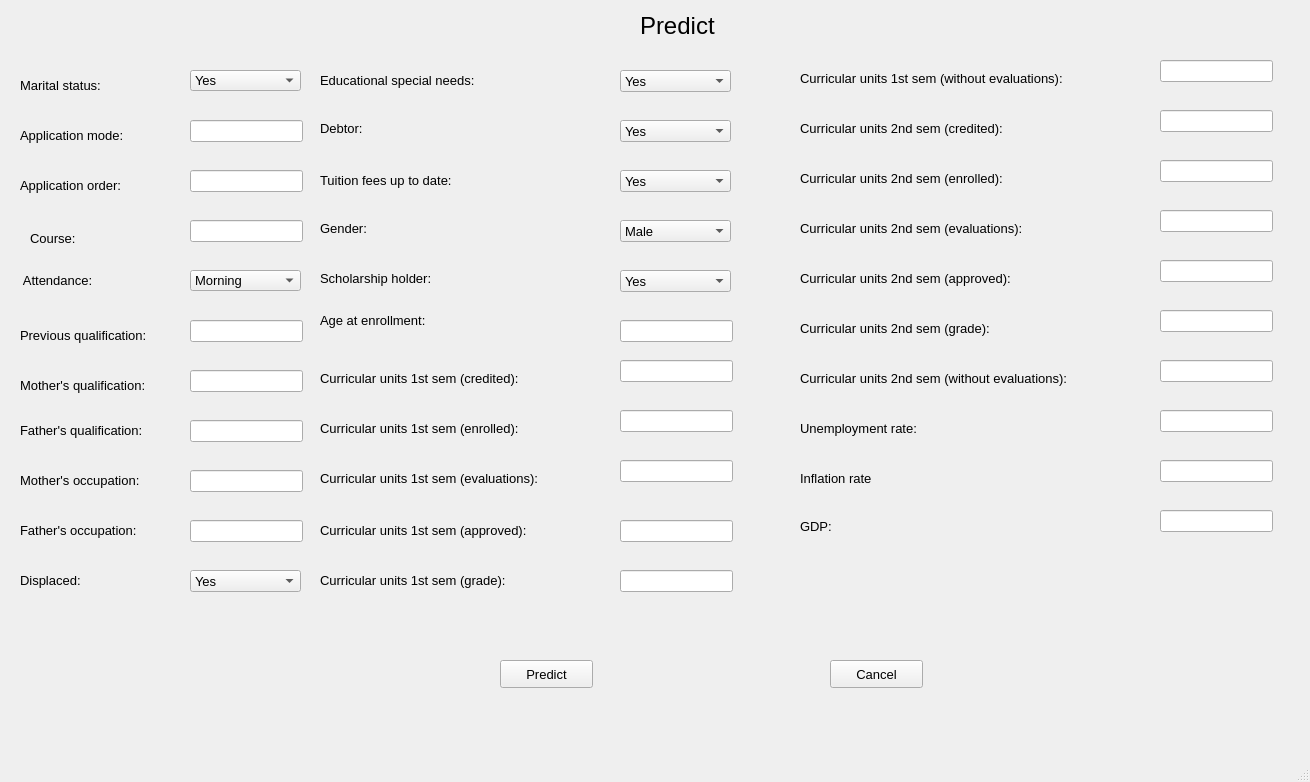
<?xml version="1.0" encoding="UTF-8"?>
<ui version="4.0">
 <class>MainWindow</class>
 <widget class="QMainWindow" name="MainWindow">
  <property name="geometry">
   <rect>
    <x>0</x>
    <y>0</y>
    <width>1310</width>
    <height>782</height>
   </rect>
  </property>
  <property name="font">
   <font>
    <pointsize>10</pointsize>
   </font>
  </property>
  <property name="windowTitle">
   <string>MainWindow</string>
  </property>
  <widget class="QWidget" name="centralwidget">
   <widget class="QLabel" name="label">
    <property name="geometry">
     <rect>
      <x>640</x>
      <y>10</y>
      <width>101</width>
      <height>31</height>
     </rect>
    </property>
    <property name="font">
     <font>
      <pointsize>18</pointsize>
     </font>
    </property>
    <property name="text">
     <string>Predict</string>
    </property>
   </widget>
   <widget class="QLabel" name="label_2">
    <property name="geometry">
     <rect>
      <x>20</x>
      <y>70</y>
      <width>111</width>
      <height>31</height>
     </rect>
    </property>
    <property name="font">
     <font>
      <pointsize>10</pointsize>
     </font>
    </property>
    <property name="text">
     <string>Marital status:</string>
    </property>
   </widget>
   <widget class="QLabel" name="label_3">
    <property name="geometry">
     <rect>
      <x>20</x>
      <y>120</y>
      <width>141</width>
      <height>31</height>
     </rect>
    </property>
    <property name="font">
     <font>
      <pointsize>10</pointsize>
     </font>
    </property>
    <property name="text">
     <string>Application mode: </string>
    </property>
   </widget>
   <widget class="QLineEdit" name="d2">
    <property name="geometry">
     <rect>
      <x>190</x>
      <y>120</y>
      <width>113</width>
      <height>22</height>
     </rect>
    </property>
   </widget>
   <widget class="QLineEdit" name="d3">
    <property name="geometry">
     <rect>
      <x>190</x>
      <y>170</y>
      <width>113</width>
      <height>22</height>
     </rect>
    </property>
   </widget>
   <widget class="QLabel" name="label_4">
    <property name="geometry">
     <rect>
      <x>20</x>
      <y>170</y>
      <width>131</width>
      <height>31</height>
     </rect>
    </property>
    <property name="font">
     <font>
      <pointsize>10</pointsize>
     </font>
    </property>
    <property name="text">
     <string>Application order:</string>
    </property>
   </widget>
   <widget class="QLabel" name="label_5">
    <property name="geometry">
     <rect>
      <x>30</x>
      <y>230</y>
      <width>71</width>
      <height>16</height>
     </rect>
    </property>
    <property name="font">
     <font>
      <pointsize>10</pointsize>
     </font>
    </property>
    <property name="text">
     <string>Course:</string>
    </property>
   </widget>
   <widget class="QLineEdit" name="d4">
    <property name="geometry">
     <rect>
      <x>190</x>
      <y>220</y>
      <width>113</width>
      <height>22</height>
     </rect>
    </property>
   </widget>
   <widget class="QLabel" name="label_6">
    <property name="geometry">
     <rect>
      <x>20</x>
      <y>270</y>
      <width>101</width>
      <height>21</height>
     </rect>
    </property>
    <property name="font">
     <font>
      <pointsize>10</pointsize>
     </font>
    </property>
    <property name="text">
     <string> Attendance:</string>
    </property>
   </widget>
   <widget class="QComboBox" name="c5">
    <property name="geometry">
     <rect>
      <x>190</x>
      <y>270</y>
      <width>111</width>
      <height>21</height>
     </rect>
    </property>
    <item>
     <property name="text">
      <string>Morning</string>
     </property>
    </item>
    <item>
     <property name="text">
      <string>Evening</string>
     </property>
    </item>
   </widget>
   <widget class="QLabel" name="label_7">
    <property name="geometry">
     <rect>
      <x>20</x>
      <y>320</y>
      <width>161</width>
      <height>31</height>
     </rect>
    </property>
    <property name="text">
     <string>Previous qualification:</string>
    </property>
   </widget>
   <widget class="QLineEdit" name="d6">
    <property name="geometry">
     <rect>
      <x>190</x>
      <y>320</y>
      <width>113</width>
      <height>22</height>
     </rect>
    </property>
   </widget>
   <widget class="QLabel" name="label_9">
    <property name="geometry">
     <rect>
      <x>20</x>
      <y>370</y>
      <width>191</width>
      <height>31</height>
     </rect>
    </property>
    <property name="text">
     <string>Mother's qualification:</string>
    </property>
   </widget>
   <widget class="QLineEdit" name="d7">
    <property name="geometry">
     <rect>
      <x>190</x>
      <y>370</y>
      <width>113</width>
      <height>22</height>
     </rect>
    </property>
   </widget>
   <widget class="QLabel" name="label_10">
    <property name="geometry">
     <rect>
      <x>20</x>
      <y>420</y>
      <width>171</width>
      <height>21</height>
     </rect>
    </property>
    <property name="text">
     <string>Father's qualification:</string>
    </property>
   </widget>
   <widget class="QLineEdit" name="d8">
    <property name="geometry">
     <rect>
      <x>190</x>
      <y>420</y>
      <width>113</width>
      <height>22</height>
     </rect>
    </property>
   </widget>
   <widget class="QLabel" name="label_11">
    <property name="geometry">
     <rect>
      <x>20</x>
      <y>470</y>
      <width>161</width>
      <height>21</height>
     </rect>
    </property>
    <property name="text">
     <string>Mother's occupation:</string>
    </property>
   </widget>
   <widget class="QLineEdit" name="d9">
    <property name="geometry">
     <rect>
      <x>190</x>
      <y>470</y>
      <width>113</width>
      <height>22</height>
     </rect>
    </property>
   </widget>
   <widget class="QLabel" name="label_12">
    <property name="geometry">
     <rect>
      <x>20</x>
      <y>520</y>
      <width>161</width>
      <height>21</height>
     </rect>
    </property>
    <property name="text">
     <string>Father's occupation:</string>
    </property>
   </widget>
   <widget class="QLineEdit" name="d10">
    <property name="geometry">
     <rect>
      <x>190</x>
      <y>520</y>
      <width>113</width>
      <height>22</height>
     </rect>
    </property>
   </widget>
   <widget class="QLabel" name="label_13">
    <property name="geometry">
     <rect>
      <x>20</x>
      <y>570</y>
      <width>81</width>
      <height>21</height>
     </rect>
    </property>
    <property name="text">
     <string>Displaced:</string>
    </property>
   </widget>
   <widget class="QLabel" name="label_14">
    <property name="geometry">
     <rect>
      <x>320</x>
      <y>70</y>
      <width>201</width>
      <height>21</height>
     </rect>
    </property>
    <property name="text">
     <string>Educational special needs:</string>
    </property>
   </widget>
   <widget class="QLabel" name="label_15">
    <property name="geometry">
     <rect>
      <x>320</x>
      <y>120</y>
      <width>55</width>
      <height>16</height>
     </rect>
    </property>
    <property name="text">
     <string>Debtor:</string>
    </property>
   </widget>
   <widget class="QLabel" name="label_16">
    <property name="geometry">
     <rect>
      <x>320</x>
      <y>170</y>
      <width>181</width>
      <height>21</height>
     </rect>
    </property>
    <property name="text">
     <string>Tuition fees up to date:</string>
    </property>
   </widget>
   <widget class="QLabel" name="label_17">
    <property name="geometry">
     <rect>
      <x>320</x>
      <y>220</y>
      <width>61</width>
      <height>16</height>
     </rect>
    </property>
    <property name="text">
     <string>Gender:</string>
    </property>
   </widget>
   <widget class="QLabel" name="label_18">
    <property name="geometry">
     <rect>
      <x>320</x>
      <y>270</y>
      <width>151</width>
      <height>16</height>
     </rect>
    </property>
    <property name="text">
     <string>Scholarship holder:</string>
    </property>
   </widget>
   <widget class="QLabel" name="label_19">
    <property name="geometry">
     <rect>
      <x>320</x>
      <y>310</y>
      <width>151</width>
      <height>21</height>
     </rect>
    </property>
    <property name="text">
     <string>Age at enrollment:</string>
    </property>
   </widget>
   <widget class="QLineEdit" name="c17">
    <property name="geometry">
     <rect>
      <x>620</x>
      <y>320</y>
      <width>113</width>
      <height>22</height>
     </rect>
    </property>
   </widget>
   <widget class="QLabel" name="label_21">
    <property name="geometry">
     <rect>
      <x>320</x>
      <y>370</y>
      <width>271</width>
      <height>16</height>
     </rect>
    </property>
    <property name="text">
     <string>Curricular units 1st sem (credited):</string>
    </property>
   </widget>
   <widget class="QLineEdit" name="c18">
    <property name="geometry">
     <rect>
      <x>620</x>
      <y>360</y>
      <width>113</width>
      <height>22</height>
     </rect>
    </property>
   </widget>
   <widget class="QLabel" name="label_22">
    <property name="geometry">
     <rect>
      <x>320</x>
      <y>420</y>
      <width>271</width>
      <height>16</height>
     </rect>
    </property>
    <property name="text">
     <string>Curricular units 1st sem (enrolled):</string>
    </property>
   </widget>
   <widget class="QLineEdit" name="c19">
    <property name="geometry">
     <rect>
      <x>620</x>
      <y>410</y>
      <width>113</width>
      <height>22</height>
     </rect>
    </property>
   </widget>
   <widget class="QLabel" name="label_23">
    <property name="geometry">
     <rect>
      <x>320</x>
      <y>470</y>
      <width>291</width>
      <height>16</height>
     </rect>
    </property>
    <property name="text">
     <string>Curricular units 1st sem (evaluations):</string>
    </property>
   </widget>
   <widget class="QLineEdit" name="c20">
    <property name="geometry">
     <rect>
      <x>620</x>
      <y>460</y>
      <width>113</width>
      <height>22</height>
     </rect>
    </property>
   </widget>
   <widget class="QLabel" name="label_24">
    <property name="geometry">
     <rect>
      <x>320</x>
      <y>520</y>
      <width>271</width>
      <height>21</height>
     </rect>
    </property>
    <property name="text">
     <string>Curricular units 1st sem (approved):</string>
    </property>
   </widget>
   <widget class="QLineEdit" name="c21">
    <property name="geometry">
     <rect>
      <x>620</x>
      <y>520</y>
      <width>113</width>
      <height>22</height>
     </rect>
    </property>
   </widget>
   <widget class="QLabel" name="label_25">
    <property name="geometry">
     <rect>
      <x>320</x>
      <y>570</y>
      <width>251</width>
      <height>21</height>
     </rect>
    </property>
    <property name="text">
     <string>Curricular units 1st sem (grade):</string>
    </property>
   </widget>
   <widget class="QLineEdit" name="c22">
    <property name="geometry">
     <rect>
      <x>620</x>
      <y>570</y>
      <width>113</width>
      <height>22</height>
     </rect>
    </property>
   </widget>
   <widget class="QLabel" name="label_26">
    <property name="geometry">
     <rect>
      <x>800</x>
      <y>70</y>
      <width>351</width>
      <height>16</height>
     </rect>
    </property>
    <property name="text">
     <string>Curricular units 1st sem (without evaluations):</string>
    </property>
   </widget>
   <widget class="QLineEdit" name="c23">
    <property name="geometry">
     <rect>
      <x>1160</x>
      <y>60</y>
      <width>113</width>
      <height>22</height>
     </rect>
    </property>
   </widget>
   <widget class="QLabel" name="label_27">
    <property name="geometry">
     <rect>
      <x>800</x>
      <y>120</y>
      <width>271</width>
      <height>16</height>
     </rect>
    </property>
    <property name="text">
     <string>Curricular units 2nd sem (credited):</string>
    </property>
   </widget>
   <widget class="QLineEdit" name="c24">
    <property name="geometry">
     <rect>
      <x>1160</x>
      <y>110</y>
      <width>113</width>
      <height>22</height>
     </rect>
    </property>
   </widget>
   <widget class="QLabel" name="label_28">
    <property name="geometry">
     <rect>
      <x>800</x>
      <y>170</y>
      <width>271</width>
      <height>16</height>
     </rect>
    </property>
    <property name="text">
     <string>Curricular units 2nd sem (enrolled):</string>
    </property>
   </widget>
   <widget class="QLineEdit" name="c25">
    <property name="geometry">
     <rect>
      <x>1160</x>
      <y>160</y>
      <width>113</width>
      <height>22</height>
     </rect>
    </property>
   </widget>
   <widget class="QLabel" name="label_29">
    <property name="geometry">
     <rect>
      <x>800</x>
      <y>220</y>
      <width>281</width>
      <height>16</height>
     </rect>
    </property>
    <property name="text">
     <string>Curricular units 2nd sem (evaluations):</string>
    </property>
   </widget>
   <widget class="QLineEdit" name="c26">
    <property name="geometry">
     <rect>
      <x>1160</x>
      <y>210</y>
      <width>113</width>
      <height>22</height>
     </rect>
    </property>
   </widget>
   <widget class="QLabel" name="label_30">
    <property name="geometry">
     <rect>
      <x>800</x>
      <y>270</y>
      <width>291</width>
      <height>16</height>
     </rect>
    </property>
    <property name="text">
     <string>Curricular units 2nd sem (approved):</string>
    </property>
   </widget>
   <widget class="QLineEdit" name="c27">
    <property name="geometry">
     <rect>
      <x>1160</x>
      <y>260</y>
      <width>113</width>
      <height>22</height>
     </rect>
    </property>
   </widget>
   <widget class="QLabel" name="label_31">
    <property name="geometry">
     <rect>
      <x>800</x>
      <y>320</y>
      <width>281</width>
      <height>16</height>
     </rect>
    </property>
    <property name="text">
     <string>Curricular units 2nd sem (grade):</string>
    </property>
   </widget>
   <widget class="QLineEdit" name="c28">
    <property name="geometry">
     <rect>
      <x>1160</x>
      <y>310</y>
      <width>113</width>
      <height>22</height>
     </rect>
    </property>
   </widget>
   <widget class="QLabel" name="label_32">
    <property name="geometry">
     <rect>
      <x>800</x>
      <y>370</y>
      <width>341</width>
      <height>16</height>
     </rect>
    </property>
    <property name="text">
     <string>Curricular units 2nd sem (without evaluations):</string>
    </property>
   </widget>
   <widget class="QLineEdit" name="c29">
    <property name="geometry">
     <rect>
      <x>1160</x>
      <y>360</y>
      <width>113</width>
      <height>22</height>
     </rect>
    </property>
   </widget>
   <widget class="QLabel" name="label_33">
    <property name="geometry">
     <rect>
      <x>800</x>
      <y>420</y>
      <width>191</width>
      <height>16</height>
     </rect>
    </property>
    <property name="text">
     <string>Unemployment rate:</string>
    </property>
   </widget>
   <widget class="QLineEdit" name="c30">
    <property name="geometry">
     <rect>
      <x>1160</x>
      <y>410</y>
      <width>113</width>
      <height>22</height>
     </rect>
    </property>
   </widget>
   <widget class="QLabel" name="label_34">
    <property name="geometry">
     <rect>
      <x>800</x>
      <y>520</y>
      <width>47</width>
      <height>13</height>
     </rect>
    </property>
    <property name="text">
     <string>GDP:</string>
    </property>
   </widget>
   <widget class="QLineEdit" name="c32">
    <property name="geometry">
     <rect>
      <x>1160</x>
      <y>510</y>
      <width>113</width>
      <height>22</height>
     </rect>
    </property>
   </widget>
   <widget class="QPushButton" name="predict_button">
    <property name="geometry">
     <rect>
      <x>500</x>
      <y>660</y>
      <width>93</width>
      <height>28</height>
     </rect>
    </property>
    <property name="text">
     <string>Predict</string>
    </property>
   </widget>
   <widget class="QPushButton" name="cancel_btn">
    <property name="geometry">
     <rect>
      <x>830</x>
      <y>660</y>
      <width>93</width>
      <height>28</height>
     </rect>
    </property>
    <property name="text">
     <string>Cancel</string>
    </property>
   </widget>
   <widget class="QComboBox" name="c1">
    <property name="geometry">
     <rect>
      <x>190</x>
      <y>70</y>
      <width>111</width>
      <height>21</height>
     </rect>
    </property>
    <item>
     <property name="text">
      <string>Yes</string>
     </property>
    </item>
    <item>
     <property name="text">
      <string>No</string>
     </property>
    </item>
   </widget>
   <widget class="QComboBox" name="c11">
    <property name="geometry">
     <rect>
      <x>190</x>
      <y>570</y>
      <width>111</width>
      <height>22</height>
     </rect>
    </property>
    <item>
     <property name="text">
      <string>Yes</string>
     </property>
    </item>
    <item>
     <property name="text">
      <string>No</string>
     </property>
    </item>
   </widget>
   <widget class="QComboBox" name="c12">
    <property name="geometry">
     <rect>
      <x>620</x>
      <y>70</y>
      <width>111</width>
      <height>22</height>
     </rect>
    </property>
    <item>
     <property name="text">
      <string>Yes</string>
     </property>
    </item>
    <item>
     <property name="text">
      <string>No</string>
     </property>
    </item>
   </widget>
   <widget class="QComboBox" name="c13">
    <property name="geometry">
     <rect>
      <x>620</x>
      <y>120</y>
      <width>111</width>
      <height>22</height>
     </rect>
    </property>
    <item>
     <property name="text">
      <string>Yes</string>
     </property>
    </item>
    <item>
     <property name="text">
      <string>No</string>
     </property>
    </item>
   </widget>
   <widget class="QComboBox" name="c14">
    <property name="geometry">
     <rect>
      <x>620</x>
      <y>170</y>
      <width>111</width>
      <height>22</height>
     </rect>
    </property>
    <item>
     <property name="text">
      <string>Yes</string>
     </property>
    </item>
    <item>
     <property name="text">
      <string>No</string>
     </property>
    </item>
   </widget>
   <widget class="QComboBox" name="c16">
    <property name="geometry">
     <rect>
      <x>620</x>
      <y>270</y>
      <width>111</width>
      <height>22</height>
     </rect>
    </property>
    <item>
     <property name="text">
      <string>Yes</string>
     </property>
    </item>
    <item>
     <property name="text">
      <string>No</string>
     </property>
    </item>
   </widget>
   <widget class="QComboBox" name="c15">
    <property name="geometry">
     <rect>
      <x>620</x>
      <y>220</y>
      <width>111</width>
      <height>22</height>
     </rect>
    </property>
    <item>
     <property name="text">
      <string>Male</string>
     </property>
    </item>
    <item>
     <property name="text">
      <string>Female</string>
     </property>
    </item>
   </widget>
   <widget class="QLabel" name="label_35">
    <property name="geometry">
     <rect>
      <x>800</x>
      <y>470</y>
      <width>121</width>
      <height>16</height>
     </rect>
    </property>
    <property name="text">
     <string>Inflation rate</string>
    </property>
   </widget>
   <widget class="QLineEdit" name="c31">
    <property name="geometry">
     <rect>
      <x>1160</x>
      <y>460</y>
      <width>113</width>
      <height>22</height>
     </rect>
    </property>
   </widget>
  </widget>
  <widget class="QMenuBar" name="menubar">
   <property name="geometry">
    <rect>
     <x>0</x>
     <y>0</y>
     <width>1310</width>
     <height>25</height>
    </rect>
   </property>
  </widget>
  <widget class="QStatusBar" name="statusbar"/>
 </widget>
 <resources/>
 <connections/>
</ui>
